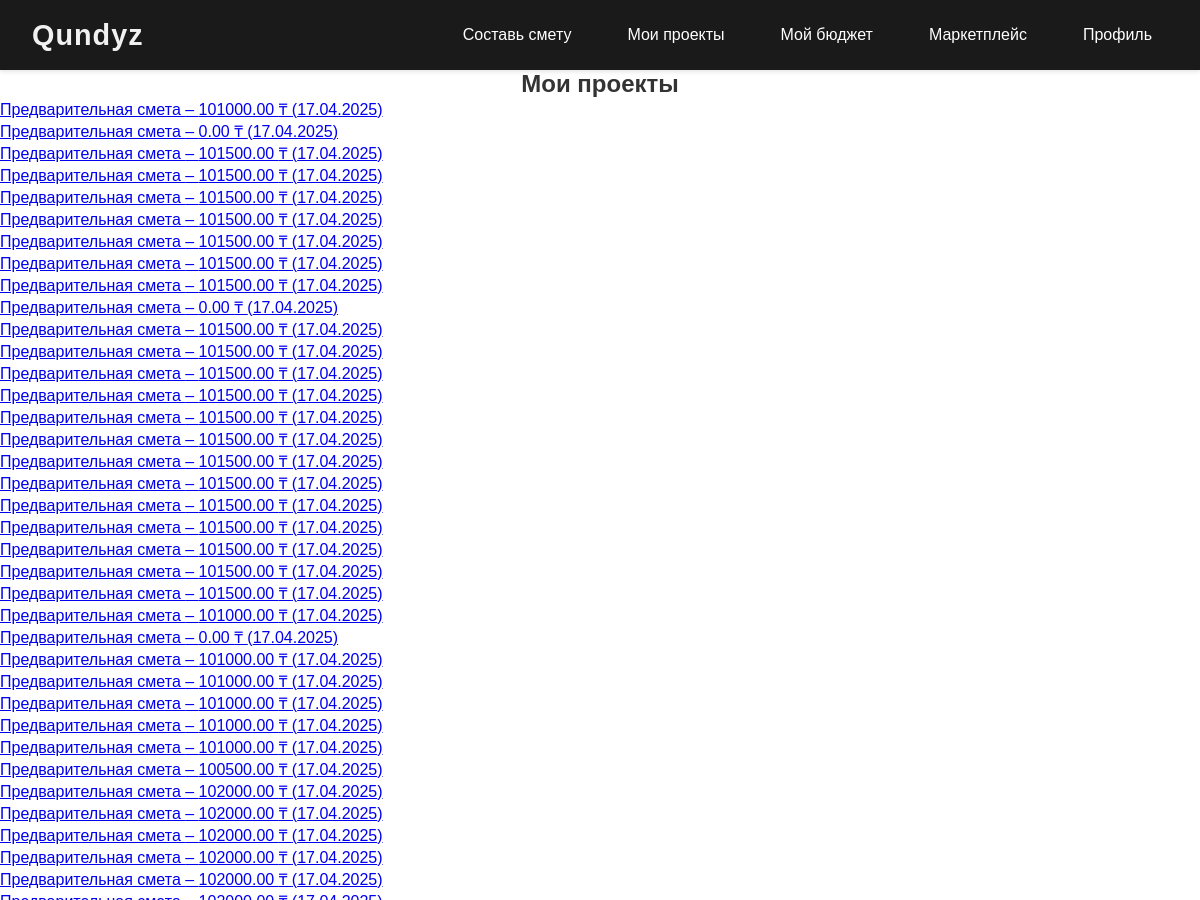
The page /projects/ (signed in, upper part) on the database as committed earlier.
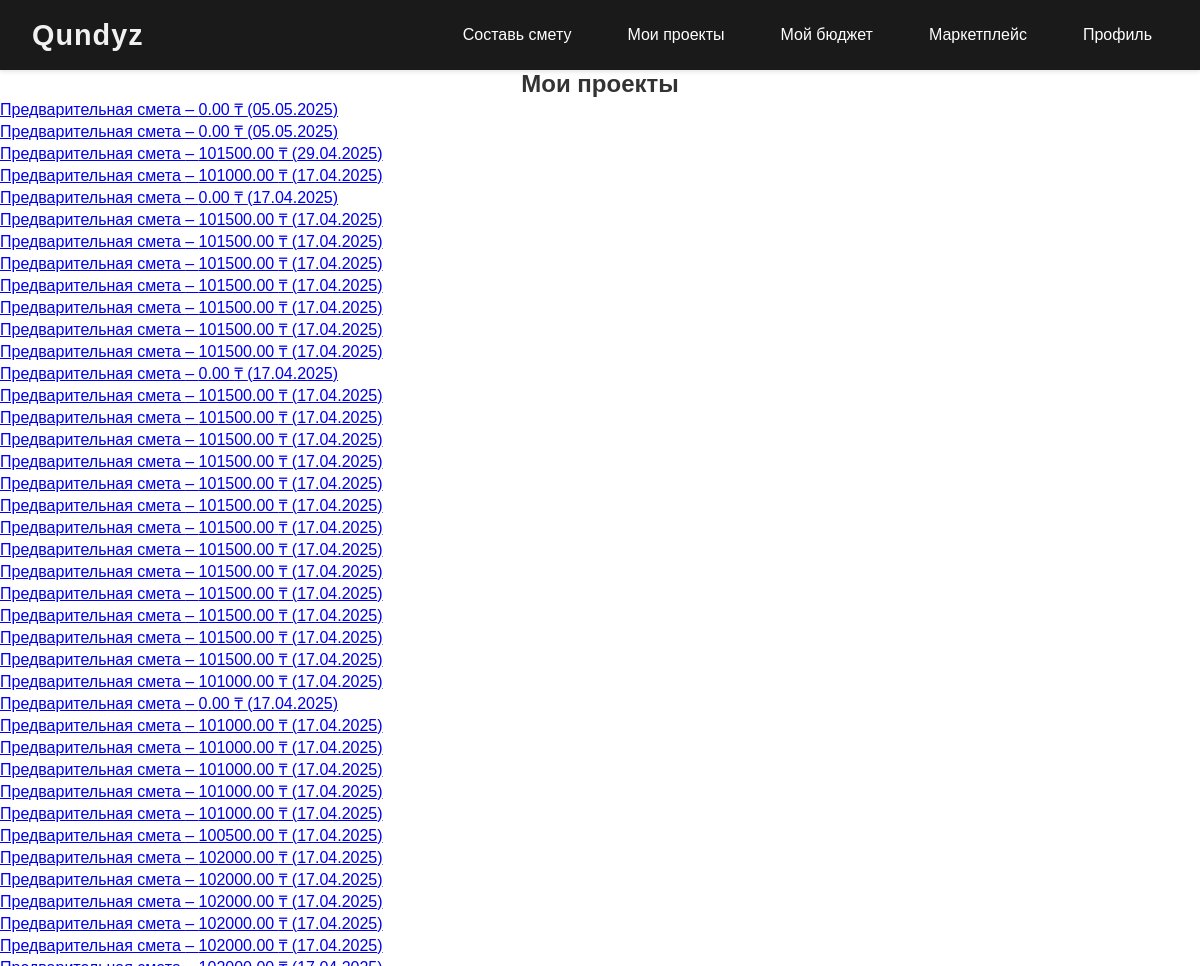
The same page on the database as committed later.
### apps/estimates/models.py (models this page shows, shortened)
class Estimate(models.Model):
    user = models.ForeignKey(User, on_delete=models.CASCADE, related_name='estimates', null=True, blank=True)
    name = models.CharField(max_length=255, default="Смета #1")
    apartment_area = models.FloatField()
    ceiling_height = models.FloatField()
    num_bathrooms = models.IntegerField(default=1)
    bathroom_area = models.FloatField(default=5.0)
    kitchen_area = models.FloatField(default=10.0)
    MATERIAL_QUALITY_CHOICES = [
        ('economy', 'Эконом'),
        ('standard', 'Стандарт'),
        ('premium', 'Премиум'),
    ]
    material_quality = models.CharField(
        max_length=20, choices=MATERIAL_QUALITY_CHOICES, default='standard')
    has_replanning = models.BooleanField(default=False)
    total_cost = models.DecimalField(max_digits=12, decimal_places=2, default=Decimal('0.00'))
    created_at = models.DateTimeField(auto_now_add=True)

### apps/projects/views.py (the view)
# urls.py: path('', my_projects, name='projects'),
@login_required
def my_projects(request):
    user_estimates = Estimate.objects.filter(user=request.user).order_by('-created_at')
    return render(request, 'projects/projects.html', {'estimates': user_estimates})

### apps/projects/templates/projects/projects.html (shortened to what this page needs)
{% extends "estimates/base.html" %}
{% block content %}
<div class="projects-container">
  <h1>Мои проекты</h1>
  {% if estimates %}
    <ul class="projects-list">
      {% for estimate in estimates %}
        <li>
          <a href="{% url 'estimate_detail' pk=estimate.pk %}">
            {{ estimate.name }} –
            {% if estimate.total_cost %}{{ estimate.total_cost }} ₸{% else %}{{ estimate.total_cost }} ₸{% endif %}
            ({{ estimate.created_at|date:"d.m.Y" }})
          </a>
        </li>
      {% endfor %}
    </ul>
  {% else %}
    <p>У вас пока нет созданных смет. Создайте смету, чтобы она появилась здесь.</p>
  {% endif %}
</div>
{% endblock %}

Rows that differ between the two databases and show on the page:
added Estimate: name "Предварительная смета", total_cost "0.00", created_at "05.05.2025"
added Estimate: name "Предварительная смета", total_cost "0.00", created_at "05.05.2025"
added Estimate: name "Предварительная смета", total_cost "101500.00", created_at "29.04.2025"
